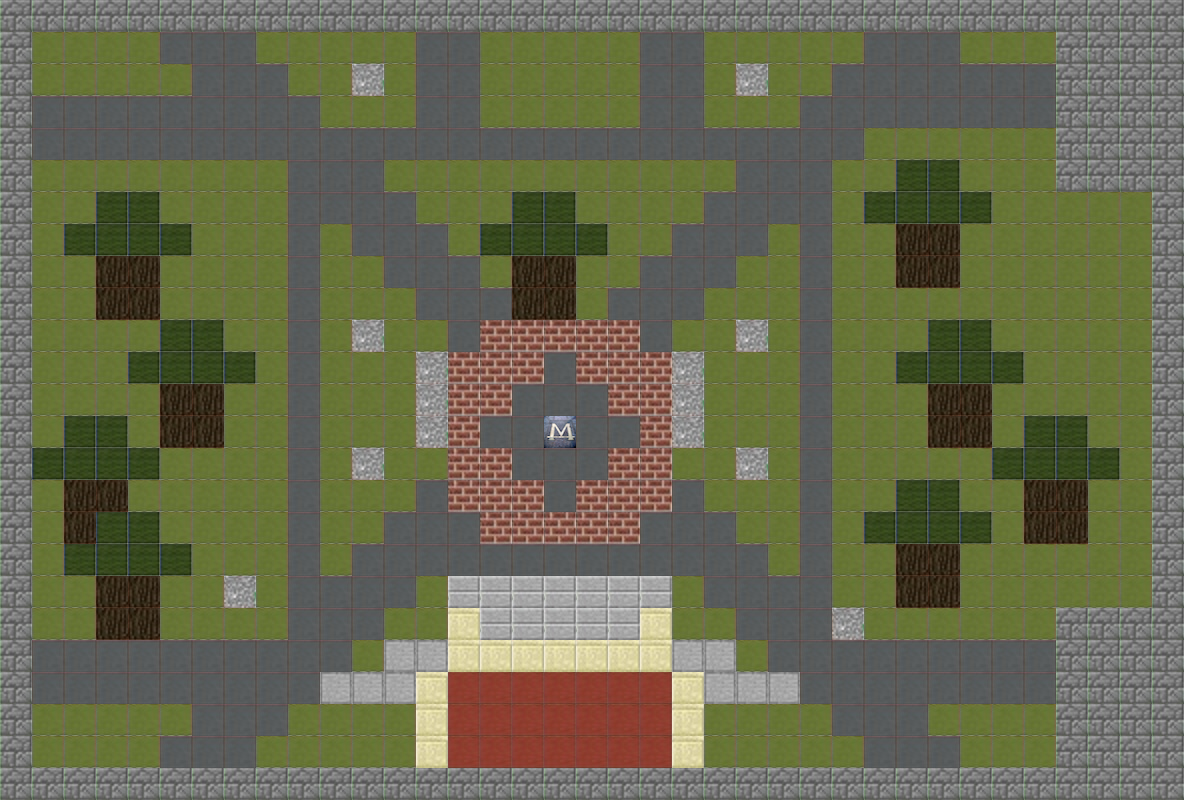

This game map was drawn from its Tiled (.tmx) file and the tilesets committed beside it. A one-line description and the trimmed map source follow:
An orthogonal 37x25 tile map with 32x32 px tiles, 1 tile layer (Tile Layer 1), 2 tilesets.

<map version="1.0" orientation="orthogonal" renderorder="right-down" width="37" height="25" tilewidth="32" tileheight="32">
 <tileset firstgid="1" name="mc textures for 285" tilewidth="32" tileheight="32">
  <image source="mc textures for 285.jpg" width="1536" height="1024" />
  <tile id="213">
   <properties>
    <property name="Blocked" value="true" />
   </properties>
  </tile>
  <tile id="495">
   <properties>
    <property name="Blocked" value="true" />
   </properties>
  </tile>
  <tile id="547">
   <properties>
    <property name="Blocked" value="true" />
   </properties>
  </tile>
  <tile id="677">
   <properties>
    <property name="Blocked" value="true" />
   </properties>
  </tile>
  <tile id="742">
   <properties>
    <property name="Blocked" value="true" />
   </properties>
  </tile>
 </tileset>
 <tileset firstgid="1537" name="M" tilewidth="32" tileheight="32">
  <image source="M.png" width="32" height="32" />
 </tileset>
 <layer name="Tile Layer 1" width="37" height="25">
  <data>[925 cells, 925 non-empty, 12 distinct tile ids]</data>
 </layer>
</map>